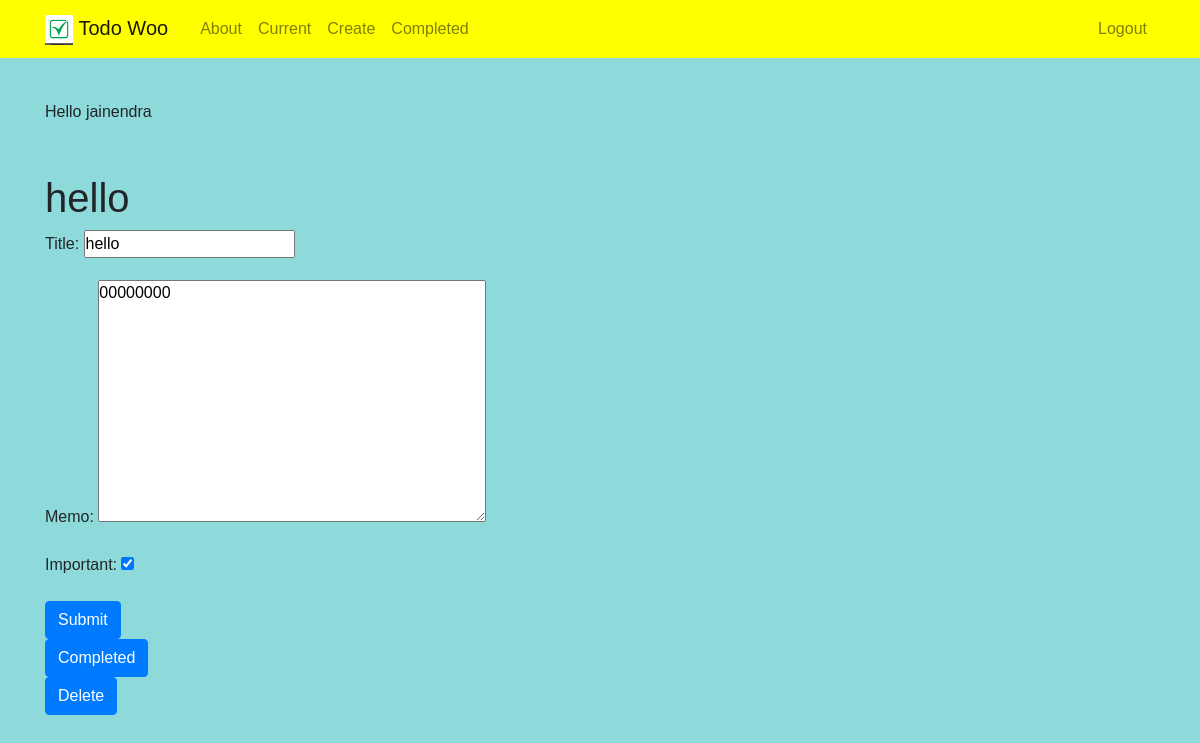
Screenshot of /todo/19 (signed in) with the database file from the repository.
### todo/models.py (models this page shows, shortened)
class Todo(models.Model):
    title = models.CharField(max_length=100)
    memo = models.TextField(blank=True)
    important = models.BooleanField(default=False)
    created = models.DateTimeField(auto_now_add=True)
    datecompleted = models.DateTimeField(null=True,blank=True)
    user = models.ForeignKey(User,on_delete = models.CASCADE)

### todo/views.py (the view, shortened to what this page needs)
# urls.py: path('todo/<int:todo_pk>',views.viewtodo,name ='viewtodo'),
@login_required
def viewtodo(request,todo_pk):
    todo = get_object_or_404(Todo,pk = todo_pk,user = request.user)         # Get object or return 404
    if  request.method == 'GET':
        form = TodoForm(instance=todo)                                      # instance = todo means fill the data in form that was available in todo
        return render(request,'todo/viewtodo.html', {'todo':todo,'form':form})

### todo/forms.py
class TodoForm(ModelForm):
    class Meta :
        model = Todo
        fields = ['title','memo','important']

### todo/templates/todo/viewtodo.html (shortened to what this page needs)
{% extends 'todo/base.html' %}
{% block content %}
<div style="margin-top: 50px;">
    <h1>{{ todo.title }}</h1>
    <form method='POST'>
        {{ form.as_p }}
        <button type="submit" class="btn btn-primary">Submit</button>
    </form>
    <form method='POST' action="{% url 'completetodo' todo.id %}">
        <button type="submit" class="btn btn-primary">Completed</button>
    </form>
    <form method='POST' action="{% url 'deletetodo' todo.id %}">
        <button type="submit" class="btn btn-primary">Delete</button>
    </form>
</div>
{% endblock %}

### todo/templates/todo/base.html (shortened to what this page needs)
<!doctype html>
<html lang="en">
<head>
  {% load static %}
  <link rel="stylesheet" href="https://cdn.jsdelivr.net/npm/bootstrap@4.6.0/dist/css/bootstrap.min.css"
>
  <link rel="stylesheet" href="{% static 'todo/custom.css' %}">
</head>
<body>
  <div class="container mr-auto" ">
    <nav class=" navbar navbar-expand-md navbar-light bg-steel fixed-top" style="background-color: yellow;">
    <div class="container">
      <a class="navbar-brand mr-4" href="{% url 'home' %}"><img src="{% static 'todo/img.jpg' %}" height="30px"> Todo
        Woo</a>
      <div class="collapse navbar-collapse" id="navbarToggle">
        <div class="navbar-nav mr-auto">
          <a class="nav-item nav-link" href="{% url 'about' %}">About</a>
          {% if user.is_authenticated %}
          <a class="nav-item nav-link" href="{% url 'current' %}">Current</a>
          <a class="nav-item nav-link" href="{% url 'createtodo' %}">Create</a>
          <a class="nav-item nav-link" href="{% url 'completedtodos' %}">Completed</a>
          {% endif %}
        </div>
        <div class="navbar-nav">
          {% if user.is_authenticated %}
          <a class="nav-item nav-link" href="{% url 'logoutuser' %}">Logout</a>
          {% else %}
          <a class="nav-item nav-link" href="{% url 'loginuser' %}">Login</a>
          <a class="nav-item nav-link" href="{% url 'signupuser' %}">SignUp</a>
          {% endif %}
        </div>
      </div>
    </div>
    </nav>
  </div>
  <div class="container">
    <div style="margin-top: 100px;">
      {% if user.is_authenticated %}
      Hello {{ user.username}} <br>
      {% endif %}
    </div>
    {% block content %}
    {% endblock %}
  </div>
</body>
</html>

### todo/static/todo/custom.css (style rules this page uses)
body { background-color: rgb(142, 218, 218); }
* { margin: 0; padding: 0; }
body { font-family: 'Poppins', sans-serif; }

### rows the page displays
Todo: title "hello", memo "00000000", important "☑"

### other values shown
{{ user.username }} "jainendra"
